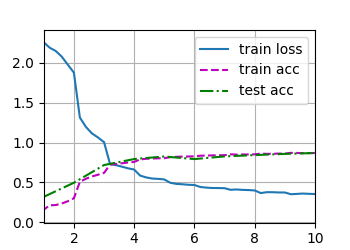

The Python source for this figure:
import torch
from torch import nn
from d2l import torch as d2l

def nin_block(in_channels, out_channels, kernel_size, strides, padding):
    return nn.Sequential(
        nn.Conv2d(in_channels,out_channels,kernel_size,strides,padding),
        nn.ReLU(),
        nn.Conv2d(out_channels,out_channels,kernel_size=1),
        nn.ReLU(),
        nn.Conv2d(out_channels,out_channels,kernel_size=1),
        nn.ReLU()
    )

net = nn.Sequential(
    nin_block(1,96,kernel_size=11,strides=4,padding=0),
    nn.MaxPool2d(3,stride=2),
    nin_block(96,256,kernel_size=5,strides=1,padding=2),
    nn.MaxPool2d(3,stride=2),
    nin_block(256,384,kernel_size=3,strides=1,padding=1),
    nn.MaxPool2d(3,stride=2),
    nn.Dropout(0.5),
    nin_block(384,10,kernel_size=3,strides=1,padding=1),
    nn.AdaptiveAvgPool2d((1,1)),
    nn.Flatten()
)

# X = torch.randn(1,1,224,224)
# for layer in net:
#     X = layer(X)
#     print(layer.__class__.__name__, 'output shape:\t',X.shape)



lr, num_epochs, batch_size = 0.1, 10, 128
train_iter,test_iter = d2l.load_data_fashion_mnist(batch_size,resize=224)
d2l.train_ch6(net, train_iter, test_iter, num_epochs, lr, d2l.try_gpu())
d2l.plt.savefig("nin.png")
d2l.plt.show()

